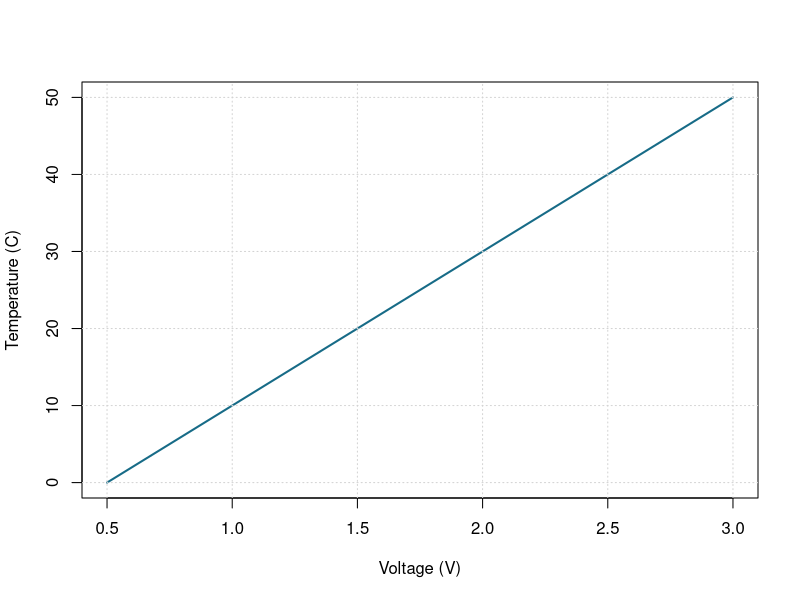

Recreate this plot in R.
# Applied investigation: Temperature sensor conversion
# 1. Define the input domain and model
x <- seq(0.5, 3, length.out = 301)
y <- 20*(x-0.5)

# 2. Inspect numerical predictions
idx <- unique(round(seq(1, length(x), length.out = 5)))
print(data.frame(input = x[idx], output = y[idx]))

# 3. Visualize the model with labeled axes
plot(x, y, type = "l", lwd = 2, col = "#176B87",
     xlab = "Voltage (V)", ylab = "Temperature (C)")
grid()

# 4. Check the sampled output range
print(range(y))
